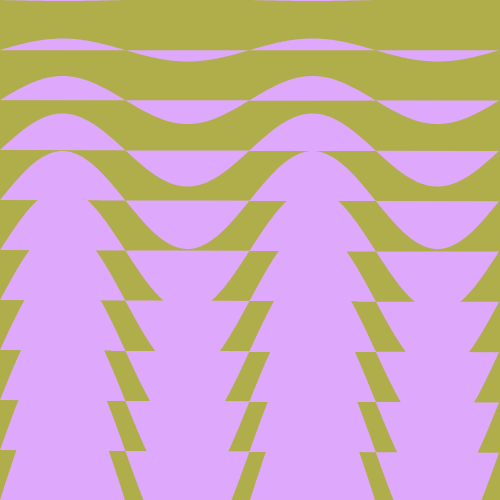
Frame 1 (no input)
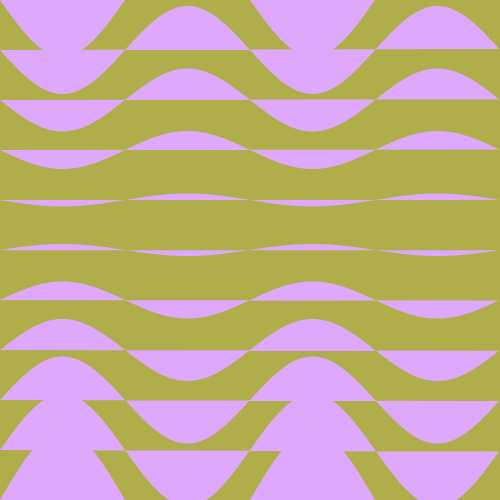
Frame 60 (no input)
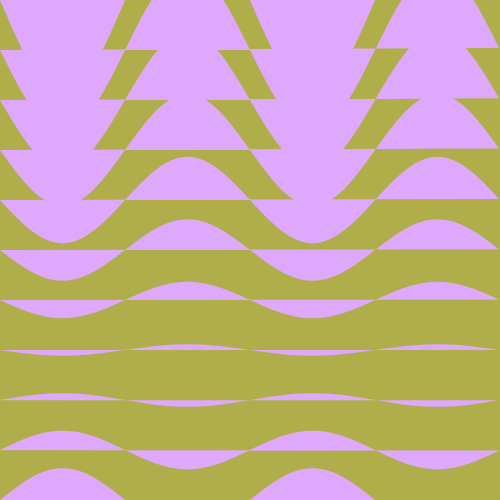
Frame 120 (the mouse pressed at the canvas centre since frame 60)

The p5.js sketch that drew these frames (run headless with seeded random() and noise() and a simulated clock; from frame 60 on, the mouse is pressed at the canvas centre):

// p5.js sketch
// ── sketch.js
//This example defines a function sineWave, and calls it inside a for-loop to draw multiple waves
var spacing = 50;
function setup(){
    createCanvas(500,500);

}
function draw(){
    background(176, 174, 74);
    fill(222, 169, 252);
    noStroke();
    for(var y=-50; y<height+50; y+=spacing){
        var c = map(y,-50,height+50,0,255);
        push();
            //move to the y coordinate
            translate(0,y);
            //calculate a different amplitude for all waves
            var amp = sin(frameCount/100)*100-y/4;
            //draw the wave
            sineWave(2,amp,0);
        pop();
    }

}

function sineWave(frequency,amplitude, phase){
    beginShape();
        for(var x = 0; x < width; x++){
            //calculate the angle based on x position
            var angle = map(x, 0, width, 0, TWO_PI);
            //calculate y position
            var y = sin(angle*frequency+phase)*amplitude;
            vertex(x,y);
        }
    endShape();
}
